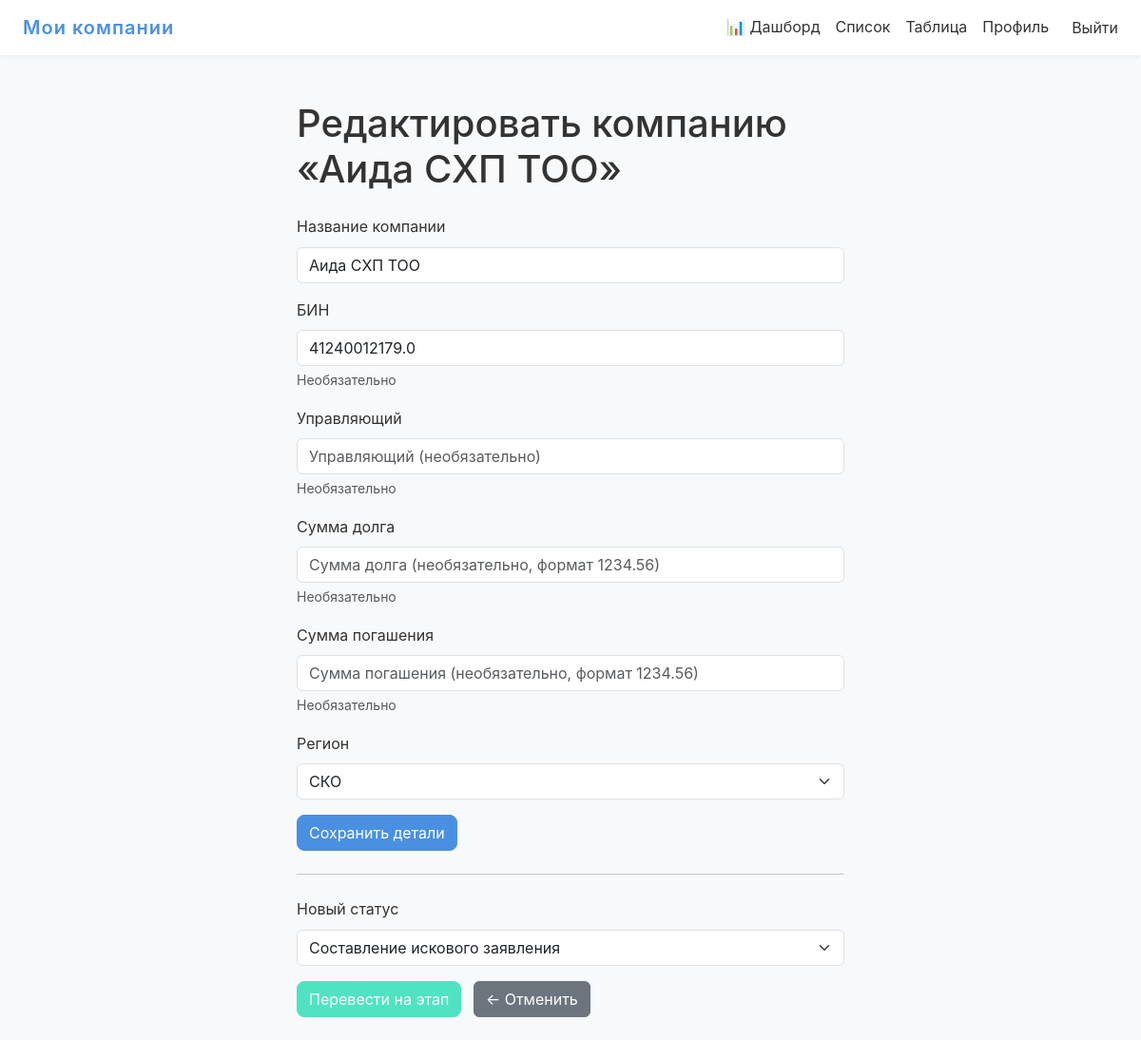
The app's page /edit/171/ (signed in) with its own data.
### main/models.py (models this page shows, shortened)
class Company(models.Model):
    name = models.CharField("Название компании", max_length=200)
    bin_number = models.CharField(
        "БИН",
        max_length=50,
        blank=True,
        null=True,
        help_text="Бизнес-идентификационный номер (необязательно)"
    )
    manager_name = models.CharField(
        "Управляющий",
        max_length=150,
        blank=True,
        null=True,
        help_text="Имя ответственного лица/управляющего (необязательно)"
    )
    debt_amount = models.DecimalField(
        "Сумма долга",
        max_digits=12,
        decimal_places=2,
        blank=True,
        null=True,
        help_text="Сумма долга (необязательно)"
    )
    status = models.ForeignKey(
        Status,
        on_delete=models.SET_NULL,
        null=True,
        blank=True,
        related_name="+",
        verbose_name="Текущий статус"
    )
    position = models.IntegerField(
        "Позиция в колонке",
        default=0,
        help_text="Порядок внутри одного статуса на доске"
    )
    region = models.CharField(
        "Регион",
        max_length=3,
        choices=REGION_CHOICES,
        default="KST",
        help_text="Географический регион компании"
    )
    repaid_amount = models.DecimalField(
        "Сумма погашения",
        max_digits=12,
        decimal_places=2,
        blank=True,
        null=True,
        help_text="Сумма уже погашенного долга (если есть)"
    )
    class Meta:
        ordering = ["position"]
        verbose_name = "Компания"
        verbose_name_plural = "Компании"

class Status(models.Model):
    name = models.CharField("Название статуса", max_length=400)
    order = models.PositiveIntegerField(
        "Порядок отображения",
        default=0,
        help_text="Чем меньше — тем левее на доске"
    )
    duration_days = models.PositiveIntegerField(
        "Рекомендуемое время (дней)",
        default=0,
        help_text="Рекомендованное количество дней в этом статусе"
    )
    class Meta:
        ordering = ["order"]
        verbose_name = "Статус"
        verbose_name_plural = "Статусы"

### main/views.py (the view)
# urls.py: path('edit/<int:pk>/', views.edit_company, name='edit_company'),
@login_required
def edit_company(request, pk):
    if request.user.is_staff:
        company = get_object_or_404(Company, pk=pk)
    else:
        regions = request.user.profile.regions.values_list('code', flat=True)
        company = get_object_or_404(Company, pk=pk, region__in=regions)
    old_status = company.status
    old_order  = old_status.order if old_status else -1
    if request.method == 'POST' and 'save_details' in request.POST:
        form = CompanyForm(request.POST, instance=company, user=request.user)
        if form.is_valid():
            new_status = form.cleaned_data.get('status')
            new_order  = new_status.order if new_status else -1
            if not request.user.is_staff and new_order < old_order:
                messages.error(request, "Нельзя выбрать более ранний этап.")
            else:
                c = form.save(commit=False)
                if not request.user.is_staff:
                    c.region = regions[0] if regions else c.region
                c.save()
                messages.success(request, "Данные компании сохранены.")
                return redirect('main:company_detail', company.pk)
    else:
        form = CompanyForm(instance=company, user=request.user)
    statuses = Status.objects.all().order_by('order')
    return render(request, 'main/company_form.html', {
        'title':   'Редактировать компанию',
        'company': company,
        'form':    form,
        'statuses': statuses,
    })

### main/templates/main/company_form.html (shortened to what this page needs)
{% extends 'main/base.html' %}
{% block content %}
<div class="container py-4" style="max-width: 600px;">
  <h1 class="mb-4">Редактировать компанию «{{ company.name }}»</h1>
  <form method="post" action="{% url 'main:edit_company' company.pk %}">
    <div class="mb-3">
      <label for="{{ form.name.id_for_label }}" class="form-label">Название компании</label>
      {{ form.name }}
    </div>
    <div class="mb-3">
      <label for="{{ form.bin_number.id_for_label }}" class="form-label">БИН</label>
      {{ form.bin_number }} <div class="form-text">Необязательно</div>
    </div>
    <div class="mb-3">
      <label for="{{ form.manager_name.id_for_label }}" class="form-label">Управляющий</label>
      {{ form.manager_name }} <div class="form-text">Необязательно</div>
    </div>
    <div class="mb-3">
      <label for="{{ form.debt_amount.id_for_label }}" class="form-label">Сумма долга</label>
      {{ form.debt_amount }} <div class="form-text">Необязательно</div>
    </div>
    <div class="mb-3">
      <label for="{{ form.repaid_amount.id_for_label }}" class="form-label">Сумма погашения</label>
      {{ form.repaid_amount }} <div class="form-text">Необязательно</div>
    </div>
    <div class="mb-3">
      <label for="{{ form.region.id_for_label }}" class="form-label">Регион</label>
      {{ form.region }}
    </div>
    <button type="submit" class="btn btn-primary">Сохранить детали</button>
  </form>
  <hr class="my-4">
  <form method="post" action="{% url 'main:move_company' %}">
    <div class="mb-3">
      <label for="id_status_id" class="form-label">Новый статус</label>
      <select name="status_id" id="id_status_id" class="form-select">
        {% for st in statuses %}
          <option value="{{ st.pk }}" {% if st.pk == company.status_id %}selected{% endif %}>
            {{ st.name }}
          </option>
        {% endfor %}
      </select>
    </div>
    <button type="submit" class="btn btn-success">Перевести на этап</button>
    <a href="{% url 'main:company_detail' company.pk %}" class="btn btn-secondary ms-2">
      ← Отменить
    </a>
  </form>
</div>
{% endblock %}

### main/static/main/css/custom.css (style rules this page uses)
:root { --color-primary: #4a90e2; --color-secondary: #f5f7fa; --color-accent: #50e3c2; --color-danger: #dc3545; --color-warning: #f5a623; --color-success: #7ed321; --color-text: #333333; --radius-sm: 0.25rem; --radius: 0.5rem; --radius-lg: 0.75rem; --shadow-sm: 0 2px 4px rgba(0,0,0,0.05); --shadow-md: 0 4px 12px rgba(0,0,0,0.1); }
body { background-color: var(--color-secondary); color: var(--color-text); font-family: 'Inter', sans-serif; line-height: 1.6; }
.btn-primary { background-color: var(--color-primary); border-color: var(--color-primary); border-radius: var(--radius); transition: background-color 0.2s; }
.btn-success { background-color: var(--color-accent); border-color: var(--color-accent); border-radius: var(--radius); }

### records on screen
Company: name "Аида СХП ТОО", bin_number "41240012179.0", region "СКО", status_id "Составление искового заявления"
